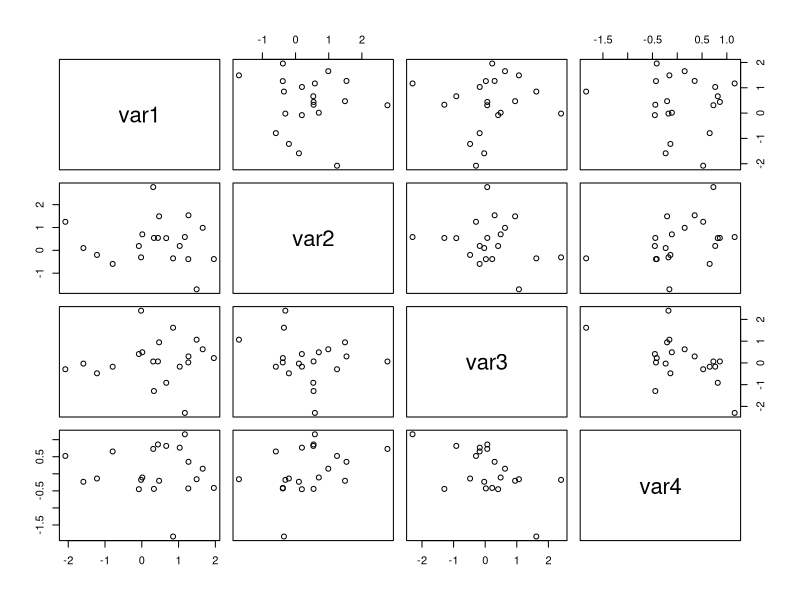

Recreate this plot in R. (Note: this script raises an error after producing the figure.)
#Indexing commands
# eagle course

x <- matrix(c(4,7,3,8,9,2),nrow=2)
x
x[2,2]
x[,2]

number_1 <- rnorm(80, mean=0,sd=1)


mat_1 <- matrix(number_1, nrow=20, ncol=4)
mat_1

df_1 <- data.frame(mat_1)
df_1

names(df_1) <- c("var1","var2","var3", "var4" )

head(df_1)
plot(df_1)

df_1[1,1]

#vector indexing

x <- seq(1,100,by=2.5)
x
x[5]
x[4:10]
length(x)
l <- length(x)
x[l]
x[length(x)-1]

x[-2]

idx <- c(1,4,6)
x[idx]
x[-idx]
x>20

(x<10)|(x>30)

x[x<10|x<30]

x2<-numeric(length(x))
x2
x2[x<=30] <- 1
x2
x2[(x>30)&(x<70)] <- 2
x2[x<70] <- 3


x2

#alternative approach
library(car)
x2 <- recode(x, "0:30=1; 30:70=2; else=3")
x2

summary(x)
sum(x)
cumsum(x)
rev(x)
sort(x,decreasing=T)
sample(x,10)

#data frea,e

test <- data.frame(A=c(1,2,3), B=c("plot1","plot2","plot3"))
test
test[,1]
test[,"A"]
test$A

# a more complex data frame

df <- data.frame(plot="location_name1",
                 measure1=runif(100)*1000
                 ,measure2=round(runif(100)*100)
                 ,value=rnorm(100,2,1),
                 ID=rep(LETTERS,100)
)
head(df)

df_2 <- data.frame (plot="locatin_name2", measure1=runif(50)*100, measure2=round(runif(50*10)),value=rnorm(50),ID=rep(LETTERS,50))
                    
df <- cbind(df, df_2) 
summary(df)
str(df)
head(df)
mode(df)

df[,c("plot","measure1")]
df[50:55,c("plot","measure2")]
df[df$value>3.0,]
                       
df[df$value>3.2| df$measure1 >950,]

df$new_col <- df$measure1*df$measure2
summary(df)



                       
